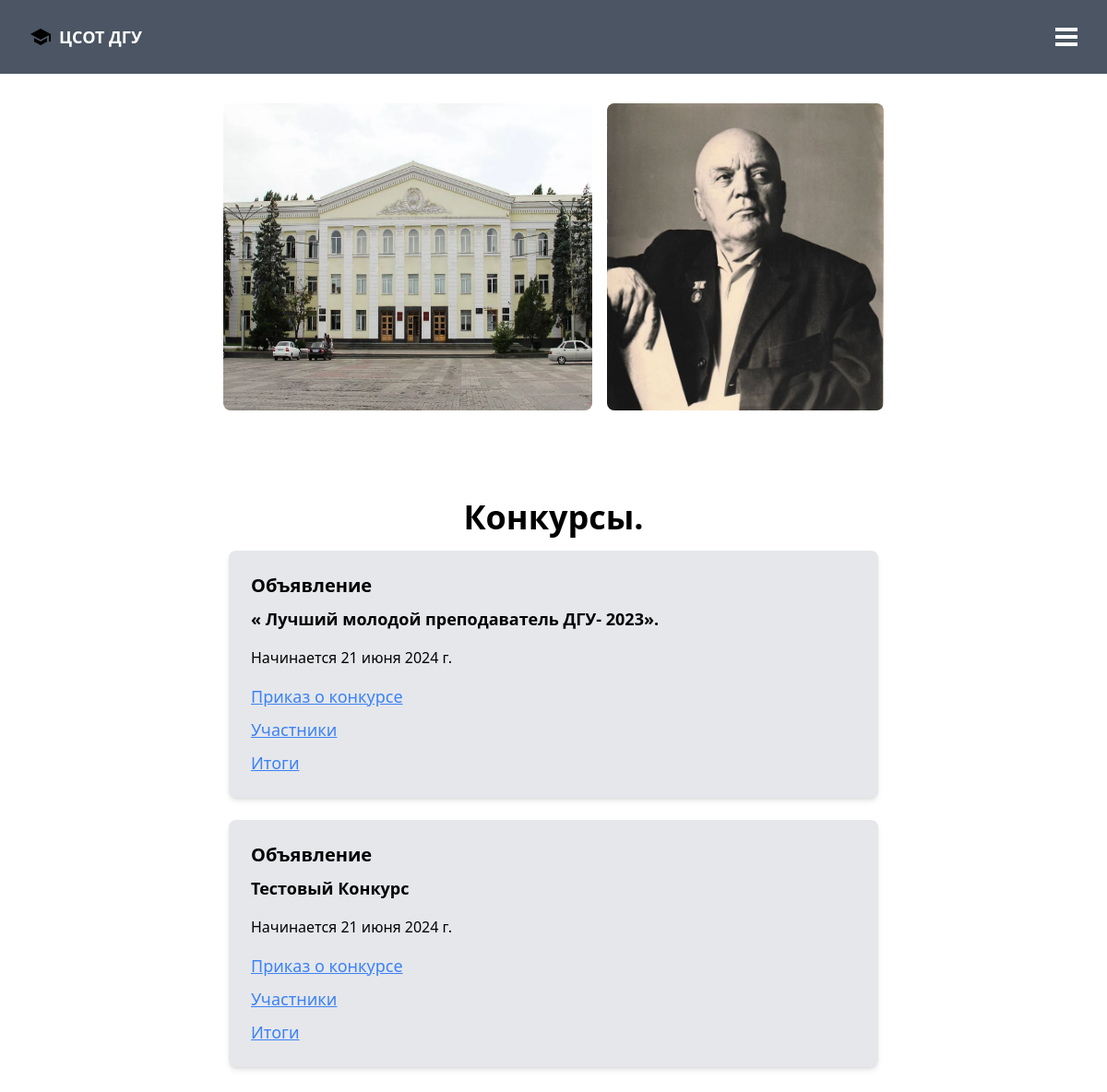
Screenshot of /users/contests/ with the database file from the repository.
### users/models.py (models this page shows, shortened)
class Contest(models.Model):
    date = models.DateField('Дата')
    title = models.CharField('Название', max_length=255)
    order = models.FileField('Приказ', upload_to='documents')
    members = models.FileField('Участники', upload_to='documents')
    results = models.FileField('Итоги', upload_to='documents', null=True, blank=True)
    class Meta:
        verbose_name = 'Конкурс'
        verbose_name_plural = 'Конкурсы'

### users/views.py (the view)
# urls.py: path('contests/', ContestView.as_view(), name='contests'),
class ContestView(ListView):
    queryset = Contest.objects.all()
    template_name = 'contests.html'
    context_object_name = 'contests'

### templates/contests.html
{% extends 'layouts/blank.html' %}
{% block content %}
    <div class="flex justify-center mt-8">
        <img src="/static/images/smapse-dagestanskij-gosudarstvennyj-universitet-1.png" class="rounded-lg w-1/3 h-auto">
        <img src="/static/images/s.jpg" class="rounded-lg w-1/4 h-auto ml-4">
    </div>
    <div class="max-w-3xl mx-auto px-8 py-24 text-center">
        <h1>Конкурсы.</h1>
        <div class="space-y-6">
            {% for contest in contests %}
                <div class="bg-gray-200 p-6 rounded-lg shadow-md text-left">
                    <h2 class="text-xl font-semibold mb-2">Объявление</h2>
                    <p class="text-lg mb-4"><b>{{ contest.title }}</b></p>
                    <p class="mb-4">Начинается {{ contest.date }}</p>
                    <ul class="space-y-2">
                        <li><a href="{{ contest.order.url }}" class="text-blue-500 underline text-lg">Приказ о конкурсе</a></li>
                        <li><a href="{{ contest.members.url }}" class="text-blue-500 underline text-lg">Участники</a></li>
                        <li><a href="{{ contest.results.url }}" class="text-blue-500 underline text-lg">Итоги</a></li>
                    </ul>
                </div>
            {% endfor %}
        </div>
    </div>
{% endblock %}

### templates/base.html (style rules this page uses)
h1 { @apply text-4xl font-bold mb-4 }
h2 { @apply text-xl font-bold mb-2 }
p { @apply mb-4 }

### rows the page displays
Contest: title "« Лучший молодой преподаватель ДГУ- 2023».", date "21 июня 2024 г."
Contest: title "Тестовый Конкурс", date "21 июня 2024 г."
